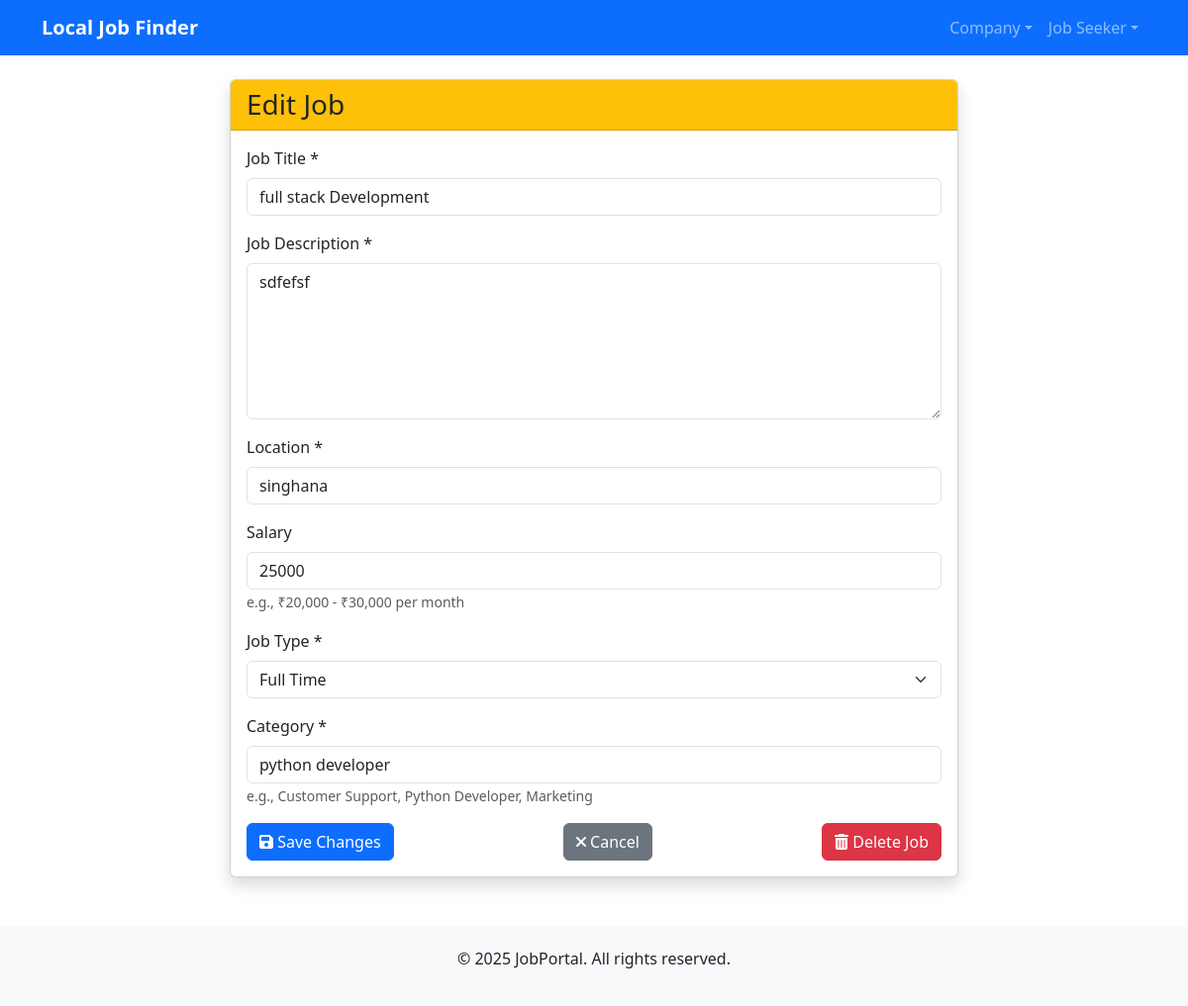
Page /edit-job/2/ on the committed database.
### findjob/models.py (models this page shows, shortened)
class Job(models.Model):
    JOB_TYPE_CHOICES = (
        ('full_time', 'Full Time'),
        ('part_time', 'Part Time'),
        ('internship', 'Internship'),
    )
    company = models.ForeignKey(CompanyProfile, on_delete=models.CASCADE)
    title = models.CharField(max_length=255)
    description = models.TextField()
    location = models.CharField(max_length=255)
    salary = models.CharField(max_length=100, blank=True, null=True)
    job_type = models.CharField(max_length=50, choices=JOB_TYPE_CHOICES)
    category = models.CharField(max_length=100, blank=True, null=True, help_text="e.g., Customer Support, Python Developer")
    created_at = models.DateTimeField(auto_now_add=True)
    is_active = models.BooleanField(default=True, help_text="Uncheck to hide job from dashboard")

### findjob/views.py (the view, shortened to what this page needs)
# urls.py: path('edit-job/<int:job_id>/', edit_job, name='edit_job'),
def edit_job(request,job_id):
    job=get_object_or_404(Job,id=job_id)
    return render(request,'edit_job.html',{'job':job})

### findjob/templates/edit_job.html (shortened to what this page needs)
{% extends 'base.html' %}
{% load static %}
{% block content %}
<div class="row justify-content-center">
    <div class="col-md-8">
        <div class="card shadow">
            <div class="card-header bg-warning text-dark">
                <h3 class="mb-0">Edit Job</h3>
            </div>
            <div class="card-body">
                <form method="post" enctype="multipart/form-data">
                    <div class="mb-3">
                        <label for="title" class="form-label">Job Title *</label>
                        <input type="text" name="title" id="title" class="form-control" value="{{ job.title }}" required>
                    </div>
                    <div class="mb-3">
                        <label for="description" class="form-label">Job Description *</label>
                        <textarea name="description" id="description" rows="6" class="form-control" required>{{ job.description }}</textarea>
                    </div>
                    <div class="mb-3">
                        <label for="location" class="form-label">Location *</label>
                        <input type="text" name="location" id="location" class="form-control" value="{{ job.location }}" required>
                    </div>
                    <div class="mb-3">
                        <label for="salary" class="form-label">Salary</label>
                        <input type="text" name="salary" id="salary" class="form-control" value="{{ job.salary|default:'' }}">
                        <small class="text-muted">e.g., ₹20,000 - ₹30,000 per month</small>
                    </div>
                    <div class="mb-3">
                        <label for="job_type" class="form-label">Job Type *</label>
                        <select name="job_type" id="job_type" class="form-select" required>
                            <option value="full_time" {% if job.job_type == 'full_time' %}selected{% endif %}>Full Time</option>
                        </select>
                    </div>
                    <div class="mb-3">
                        <label for="category" class="form-label">Category *</label>
                        <input type="text" name="category" id="category" class="form-control" value="{{ job.category }}" required>
                        <small class="text-muted">e.g., Customer Support, Python Developer, Marketing</small>
                    </div>
                    <div class="d-flex justify-content-between gap-2">
                        <button type="submit" class="btn btn-primary">
                            <i class="fas fa-save"></i> Save Changes
                        </button>
                        <a href="{% url 'company-dashboard' %}" class="btn btn-secondary">
                            <i class="fas fa-times"></i> Cancel
                        </a>
                        <a href="# " class="btn btn-danger" onclick="return confirm('Are you sure you want to delete this job?');">
                            <i class="fas fa-trash-alt"></i> Delete Job
                        </a>
                    </div>
                </form>
            </div>
        </div>
    </div>
</div>
{% endblock %}

### findjob/templates/base.html (style rules this page uses)
body { font-family: 'Segoe UI', Tahoma, Geneva, Verdana, sans-serif; }

### rows in the picture
Job: title "full stack Development", description "sdfefsf", location "singhana", salary "25000", job_type "Full Time", category "python developer"
